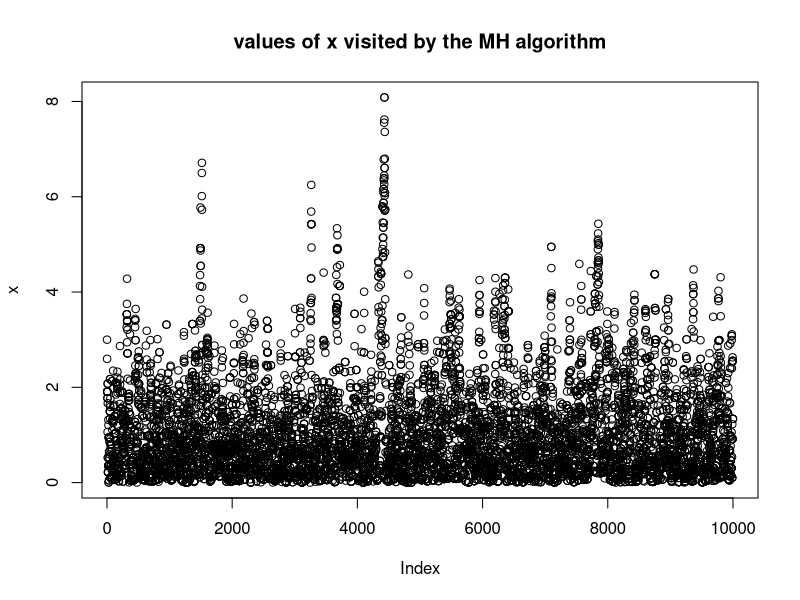
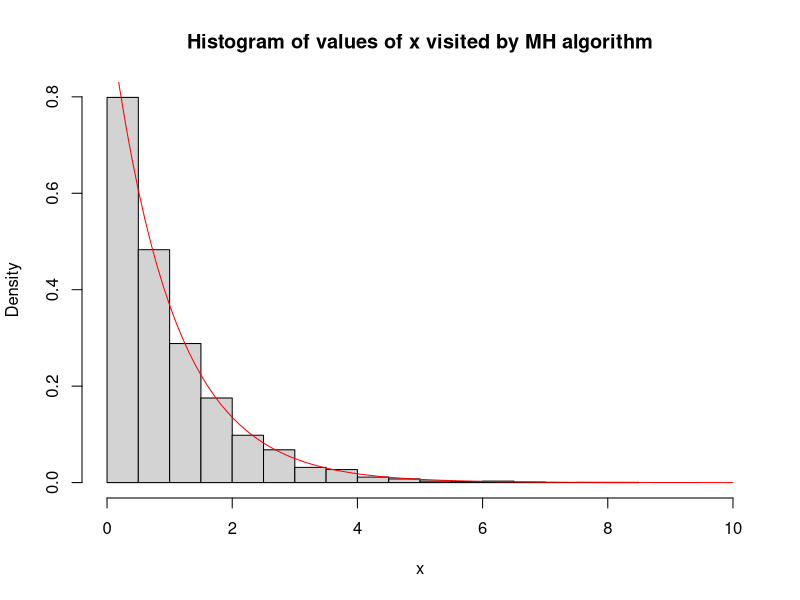
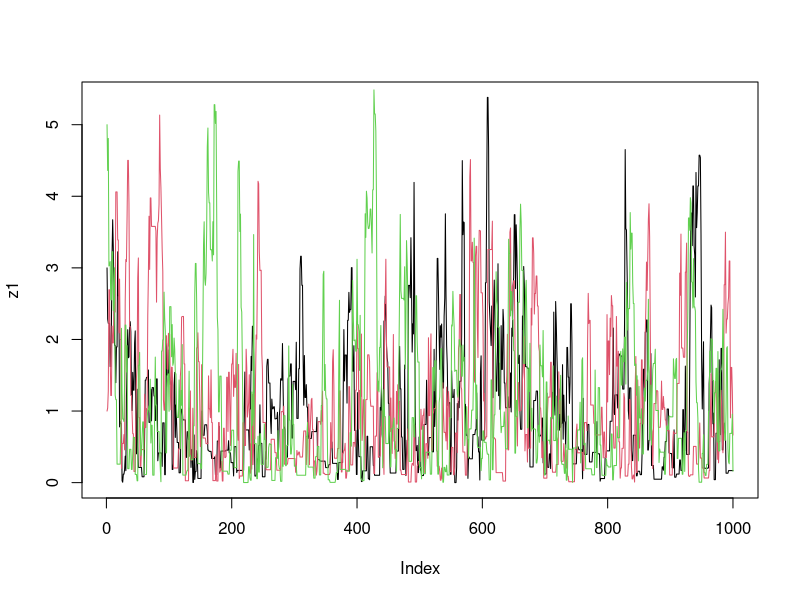

Write R code to recreate these figures, in order.
## Función objetivo

target = function(x){
  return(ifelse(x<0,0,exp(-x)))
}


## Algoritmo MH, para Q simetrica,

x = rep(0,10000)
x[1] = 3     #initialize; I've set arbitrarily set this to 3
for(i in 2:10000){
  current_x = x[i-1]
  proposed_x = current_x + rnorm(1,mean=0,sd=1)
  A = target(proposed_x)/target(current_x) 
  if(runif(1)<A){
    x[i] = proposed_x       # accept move with probabily min(1,A)
  } else {
    x[i] = current_x        # otherwise "reject" move, and stay where we are
  }
}

## Having run this code we can plot the locations visited by the Markov 
## chain x (sometimes called a trace plot).

par(mfrow=c(1,1))
plot(x,main="values of x visited by the MH algorithm")

## Remember that we designed this algorithm to sample from an exponential 
## distribution. This means that (provided we ran the algorithm for long enough!) 
## the histogram of x should look like an exponential distribution. Here we check this:

hist(x,xlim=c(0,10),probability = TRUE, 
     main="Histogram of values of x visited by MH algorithm")
xx = seq(0,10,length=100)
lines(xx,target(xx),col="red")

#####################################################



log_exp_target = function(x){
  return(dexp(x,rate=1, log=TRUE))
}


##

easyMCMC = function(log_target, niter, startval, proposalsd){
  x = rep(0,niter)
  x[1] = startval     
  for(i in 2:niter){
    currentx = x[i-1]
    proposedx = rnorm(1,mean=currentx,sd=proposalsd) 
    A = exp(log_target(proposedx) - log_target(currentx))
    if(runif(1)<A){
      x[i] = proposedx       # accept move with probabily min(1,A)
    } else {
      x[i] = currentx        # otherwise "reject" move, and stay where we are
    }
  }
  return(x)
}

z1=easyMCMC(log_exp_target, 1000,3,1)
z2=easyMCMC(log_exp_target, 1000,1,1)
z3=easyMCMC(log_exp_target, 1000,5,1)

plot(z1,type="l")
lines(z2,col=2)
lines(z3,col=3)


